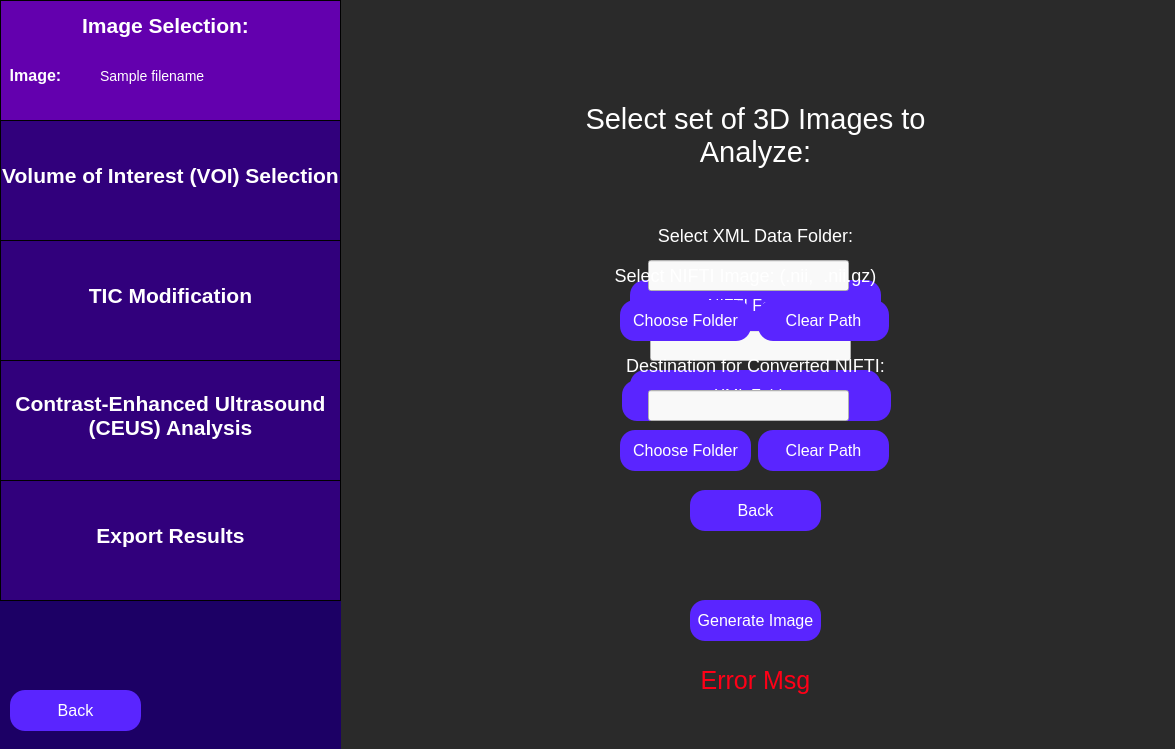
<?xml version="1.0" encoding="UTF-8"?>
<ui version="4.0">
 <class>selectImage</class>
 <widget class="QWidget" name="selectImage">
  <property name="geometry">
   <rect>
    <x>0</x>
    <y>0</y>
    <width>1175</width>
    <height>749</height>
   </rect>
  </property>
  <property name="windowTitle">
   <string>Select Ultrasound Image</string>
  </property>
  <property name="styleSheet">
   <string notr="true">QWidget {
	background: rgb(42, 42, 42);
}</string>
  </property>
  <widget class="QLabel" name="selectDataLabel">
   <property name="geometry">
    <rect>
     <x>540</x>
     <y>70</y>
     <width>431</width>
     <height>131</height>
    </rect>
   </property>
   <property name="styleSheet">
    <string notr="true">QLabel {
	font-size: 29px;
	color: rgb(255, 255, 255);
	background-color: rgba(255, 255, 255, 0);
}</string>
   </property>
   <property name="text">
    <string>Select set of 3D Images to Analyze:</string>
   </property>
   <property name="textFormat">
    <enum>Qt::AutoText</enum>
   </property>
   <property name="scaledContents">
    <bool>false</bool>
   </property>
   <property name="alignment">
    <set>Qt::AlignCenter</set>
   </property>
   <property name="wordWrap">
    <bool>true</bool>
   </property>
  </widget>
  <widget class="QPushButton" name="chooseNiftiImageFileButton">
   <property name="geometry">
    <rect>
     <x>622</x>
     <y>380</y>
     <width>131</width>
     <height>41</height>
    </rect>
   </property>
   <property name="styleSheet">
    <string notr="true">QPushButton {
	color: white;
	font-size: 16px;
	background: rgb(90, 37, 255);
	border-radius: 15px;
}</string>
   </property>
   <property name="text">
    <string>Choose File</string>
   </property>
  </widget>
  <widget class="QLineEdit" name="niftiImagePathInput">
   <property name="geometry">
    <rect>
     <x>650</x>
     <y>330</y>
     <width>201</width>
     <height>31</height>
    </rect>
   </property>
   <property name="styleSheet">
    <string notr="true">QLineEdit {
	background-color: rgb(249, 249, 249);
	color: black;
}</string>
   </property>
  </widget>
  <widget class="QPushButton" name="clearNiftiImageFileButton">
   <property name="geometry">
    <rect>
     <x>760</x>
     <y>380</y>
     <width>131</width>
     <height>41</height>
    </rect>
   </property>
   <property name="styleSheet">
    <string notr="true">QPushButton {
	color: white;
	font-size: 16px;
	background: rgb(90, 37, 255);
	border-radius: 15px;
}</string>
   </property>
   <property name="text">
    <string>Clear Path</string>
   </property>
  </widget>
  <widget class="QPushButton" name="generateImageButton">
   <property name="geometry">
    <rect>
     <x>690</x>
     <y>600</y>
     <width>131</width>
     <height>41</height>
    </rect>
   </property>
   <property name="styleSheet">
    <string notr="true">QPushButton {
	color: white;
	font-size: 16px;
	background: rgb(90, 37, 255);
	border-radius: 15px;
}</string>
   </property>
   <property name="text">
    <string>Generate Image</string>
   </property>
  </widget>
  <widget class="QLabel" name="selectImageErrorMsg">
   <property name="geometry">
    <rect>
     <x>700</x>
     <y>660</y>
     <width>111</width>
     <height>41</height>
    </rect>
   </property>
   <property name="styleSheet">
    <string notr="true">QLabel {
	color: rgb(255, 0, 23);
	font-size: 25px;
	background-color: rgba(255, 255, 255, 0);
}</string>
   </property>
   <property name="text">
    <string>Error Msg</string>
   </property>
   <property name="alignment">
    <set>Qt::AlignCenter</set>
   </property>
  </widget>
  <widget class="QPushButton" name="selectNiftiImageOptionButton">
   <property name="geometry">
    <rect>
     <x>630</x>
     <y>280</y>
     <width>251</width>
     <height>51</height>
    </rect>
   </property>
   <property name="toolTip">
    <string>&lt;html&gt;&lt;head/&gt;&lt;body&gt;&lt;p&gt;&lt;br/&gt;&lt;/p&gt;&lt;/body&gt;&lt;/html&gt;</string>
   </property>
   <property name="styleSheet">
    <string notr="true">QPushButton {
	color: white;
	font-size: 16px;
	background: rgb(90, 37, 255);
	border-radius: 15px;
}</string>
   </property>
   <property name="text">
    <string>NIFTI Format</string>
   </property>
  </widget>
  <widget class="QPushButton" name="selectXmlFolderImageOptionButton">
   <property name="geometry">
    <rect>
     <x>630</x>
     <y>370</y>
     <width>251</width>
     <height>51</height>
    </rect>
   </property>
   <property name="toolTip">
    <string>&lt;html&gt;&lt;head/&gt;&lt;body&gt;&lt;p&gt;&lt;br/&gt;&lt;/p&gt;&lt;/body&gt;&lt;/html&gt;</string>
   </property>
   <property name="styleSheet">
    <string notr="true">QPushButton {
	color: white;
	font-size: 16px;
	background: rgb(90, 37, 255);
	border-radius: 15px;
}</string>
   </property>
   <property name="text">
    <string>XML Folder</string>
   </property>
  </widget>
  <widget class="QLineEdit" name="xmlImagePathInput">
   <property name="geometry">
    <rect>
     <x>648</x>
     <y>260</y>
     <width>201</width>
     <height>31</height>
    </rect>
   </property>
   <property name="styleSheet">
    <string notr="true">QLineEdit {
	background-color: rgb(249, 249, 249);
	color: black;
}</string>
   </property>
  </widget>
  <widget class="QPushButton" name="clearXmlImageFolderButton">
   <property name="geometry">
    <rect>
     <x>758</x>
     <y>300</y>
     <width>131</width>
     <height>41</height>
    </rect>
   </property>
   <property name="styleSheet">
    <string notr="true">QPushButton {
	color: white;
	font-size: 16px;
	background: rgb(90, 37, 255);
	border-radius: 15px;
}</string>
   </property>
   <property name="text">
    <string>Clear Path</string>
   </property>
  </widget>
  <widget class="QPushButton" name="chooseXmlImageFolderButton">
   <property name="geometry">
    <rect>
     <x>620</x>
     <y>300</y>
     <width>131</width>
     <height>41</height>
    </rect>
   </property>
   <property name="styleSheet">
    <string notr="true">QPushButton {
	color: white;
	font-size: 16px;
	background: rgb(90, 37, 255);
	border-radius: 15px;
}</string>
   </property>
   <property name="text">
    <string>Choose Folder</string>
   </property>
  </widget>
  <widget class="QLineEdit" name="niftiImageDestinationPath">
   <property name="geometry">
    <rect>
     <x>648</x>
     <y>390</y>
     <width>201</width>
     <height>31</height>
    </rect>
   </property>
   <property name="styleSheet">
    <string notr="true">QLineEdit {
	background-color: rgb(249, 249, 249);
	color: black;
}</string>
   </property>
  </widget>
  <widget class="QPushButton" name="clearNiftiImageDestinationButton">
   <property name="geometry">
    <rect>
     <x>758</x>
     <y>430</y>
     <width>131</width>
     <height>41</height>
    </rect>
   </property>
   <property name="styleSheet">
    <string notr="true">QPushButton {
	color: white;
	font-size: 16px;
	background: rgb(90, 37, 255);
	border-radius: 15px;
}</string>
   </property>
   <property name="text">
    <string>Clear Path</string>
   </property>
  </widget>
  <widget class="QPushButton" name="niftiImageDestinationButton">
   <property name="geometry">
    <rect>
     <x>620</x>
     <y>430</y>
     <width>131</width>
     <height>41</height>
    </rect>
   </property>
   <property name="styleSheet">
    <string notr="true">QPushButton {
	color: white;
	font-size: 16px;
	background: rgb(90, 37, 255);
	border-radius: 15px;
}</string>
   </property>
   <property name="text">
    <string>Choose Folder</string>
   </property>
  </widget>
  <widget class="QLabel" name="selectNiftiImageLabel">
   <property name="geometry">
    <rect>
     <x>610</x>
     <y>250</y>
     <width>271</width>
     <height>51</height>
    </rect>
   </property>
   <property name="styleSheet">
    <string notr="true">QLabel {
	font-size: 18px;
	color: rgb(255, 255, 255);
	background-color: rgba(255, 255, 255, 0);
}</string>
   </property>
   <property name="text">
    <string>Select NIFTI Image: (.nii,  .nii.gz)</string>
   </property>
   <property name="alignment">
    <set>Qt::AlignCenter</set>
   </property>
   <property name="textInteractionFlags">
    <set>Qt::NoTextInteraction</set>
   </property>
  </widget>
  <widget class="QPushButton" name="imageBackButton">
   <property name="geometry">
    <rect>
     <x>690</x>
     <y>490</y>
     <width>131</width>
     <height>41</height>
    </rect>
   </property>
   <property name="styleSheet">
    <string notr="true">QPushButton {
	color: white;
	font-size: 16px;
	background: rgb(90, 37, 255);
	border-radius: 15px;
}</string>
   </property>
   <property name="text">
    <string>Back</string>
   </property>
  </widget>
  <widget class="QLabel" name="selectXmlFolderImageLabel">
   <property name="geometry">
    <rect>
     <x>620</x>
     <y>210</y>
     <width>271</width>
     <height>51</height>
    </rect>
   </property>
   <property name="styleSheet">
    <string notr="true">QLabel {
	font-size: 18px;
	color: rgb(255, 255, 255);
	background-color: rgba(255, 255, 255, 0);
}</string>
   </property>
   <property name="text">
    <string>Select XML Data Folder:</string>
   </property>
   <property name="alignment">
    <set>Qt::AlignCenter</set>
   </property>
   <property name="textInteractionFlags">
    <set>Qt::NoTextInteraction</set>
   </property>
  </widget>
  <widget class="QLabel" name="niftiDestinationImageLabel">
   <property name="geometry">
    <rect>
     <x>620</x>
     <y>340</y>
     <width>271</width>
     <height>51</height>
    </rect>
   </property>
   <property name="styleSheet">
    <string notr="true">QLabel {
	font-size: 18px;
	color: rgb(255, 255, 255);
	background-color: rgba(255, 255, 255, 0);
}</string>
   </property>
   <property name="text">
    <string>Destination for Converted NIFTI:</string>
   </property>
   <property name="alignment">
    <set>Qt::AlignCenter</set>
   </property>
   <property name="textInteractionFlags">
    <set>Qt::NoTextInteraction</set>
   </property>
  </widget>
  <widget class="QWidget" name="sidebar" native="true">
   <property name="geometry">
    <rect>
     <x>0</x>
     <y>0</y>
     <width>341</width>
     <height>751</height>
    </rect>
   </property>
   <property name="toolTip">
    <string>&lt;html&gt;&lt;head/&gt;&lt;body&gt;&lt;p&gt;&lt;br/&gt;&lt;/p&gt;&lt;/body&gt;&lt;/html&gt;</string>
   </property>
   <property name="styleSheet">
    <string notr="true">QWidget {
	background-color: rgb(28, 0, 101);
}</string>
   </property>
   <widget class="QFrame" name="imageSelectionSidebar">
    <property name="geometry">
     <rect>
      <x>0</x>
      <y>0</y>
      <width>341</width>
      <height>121</height>
     </rect>
    </property>
    <property name="styleSheet">
     <string notr="true">QFrame {
	background-color: rgb(99, 0, 174);
	border: 1px solid black;
}</string>
    </property>
    <property name="frameShape">
     <enum>QFrame::StyledPanel</enum>
    </property>
    <property name="frameShadow">
     <enum>QFrame::Raised</enum>
    </property>
    <widget class="QLabel" name="imageSelectionLabelSidebar">
     <property name="geometry">
      <rect>
       <x>70</x>
       <y>0</y>
       <width>191</width>
       <height>51</height>
      </rect>
     </property>
     <property name="styleSheet">
      <string notr="true">QLabel {
	font-size: 21px;
	color: rgb(255, 255, 255);
	background-color: rgba(255, 255, 255, 0);
	border: 0px;
	font-weight: bold;
}</string>
     </property>
     <property name="text">
      <string>Image Selection:</string>
     </property>
     <property name="alignment">
      <set>Qt::AlignCenter</set>
     </property>
    </widget>
    <widget class="QLabel" name="imageLabel">
     <property name="geometry">
      <rect>
       <x>-60</x>
       <y>50</y>
       <width>191</width>
       <height>51</height>
      </rect>
     </property>
     <property name="styleSheet">
      <string notr="true">QLabel {
	font-size: 16px;
	color: rgb(255, 255, 255);
	background-color: rgba(255, 255, 255, 0);
	border: 0px;
	font-weight: bold;
}</string>
     </property>
     <property name="text">
      <string>Image:</string>
     </property>
     <property name="alignment">
      <set>Qt::AlignCenter</set>
     </property>
    </widget>
    <widget class="QLabel" name="imageFilenameDisplay">
     <property name="geometry">
      <rect>
       <x>100</x>
       <y>50</y>
       <width>241</width>
       <height>51</height>
      </rect>
     </property>
     <property name="styleSheet">
      <string notr="true">QLabel {
	font-size: 14px;
	color: rgb(255, 255, 255);
	background-color: rgba(255, 255, 255, 0);
	border: 0px;
}</string>
     </property>
     <property name="text">
      <string>Sample filename </string>
     </property>
     <property name="alignment">
      <set>Qt::AlignLeading|Qt::AlignLeft|Qt::AlignVCenter</set>
     </property>
    </widget>
   </widget>
   <widget class="QFrame" name="roiSidebar">
    <property name="geometry">
     <rect>
      <x>0</x>
      <y>120</y>
      <width>341</width>
      <height>121</height>
     </rect>
    </property>
    <property name="styleSheet">
     <string notr="true">QFrame {
	background-color: rgb(49, 0, 124);
	border: 1px solid black;
}</string>
    </property>
    <property name="frameShape">
     <enum>QFrame::StyledPanel</enum>
    </property>
    <property name="frameShadow">
     <enum>QFrame::Raised</enum>
    </property>
    <widget class="QLabel" name="roiSidebarLabel">
     <property name="geometry">
      <rect>
       <x>0</x>
       <y>30</y>
       <width>341</width>
       <height>51</height>
      </rect>
     </property>
     <property name="styleSheet">
      <string notr="true">QLabel {
	font-size: 21px;
	color: rgb(255, 255, 255);
	background-color: rgba(255, 255, 255, 0);
	border: 0px;
	font-weight: bold;
}</string>
     </property>
     <property name="text">
      <string>Volume of Interest (VOI) Selection</string>
     </property>
     <property name="alignment">
      <set>Qt::AlignCenter</set>
     </property>
    </widget>
   </widget>
   <widget class="QFrame" name="rfAnalysisSidebar">
    <property name="geometry">
     <rect>
      <x>0</x>
      <y>480</y>
      <width>341</width>
      <height>121</height>
     </rect>
    </property>
    <property name="styleSheet">
     <string notr="true">QFrame {
	background-color:  rgb(49, 0, 124);
	border: 1px solid black;
}</string>
    </property>
    <property name="frameShape">
     <enum>QFrame::StyledPanel</enum>
    </property>
    <property name="frameShadow">
     <enum>QFrame::Raised</enum>
    </property>
    <widget class="QLabel" name="rfAnalysisLabel">
     <property name="geometry">
      <rect>
       <x>0</x>
       <y>30</y>
       <width>341</width>
       <height>51</height>
      </rect>
     </property>
     <property name="styleSheet">
      <string notr="true">QLabel {
	font-size: 21px;
	color: rgb(255, 255, 255);
	background-color: rgba(255, 255, 255, 0);
	border: 0px;
	font-weight: bold;
}</string>
     </property>
     <property name="text">
      <string>Export Results</string>
     </property>
     <property name="alignment">
      <set>Qt::AlignCenter</set>
     </property>
    </widget>
   </widget>
   <widget class="QFrame" name="ticAnalysisSidebar">
    <property name="geometry">
     <rect>
      <x>0</x>
      <y>360</y>
      <width>341</width>
      <height>121</height>
     </rect>
    </property>
    <property name="styleSheet">
     <string notr="true">QFrame {
	background-color:  rgb(49, 0, 124);
	border: 1px solid black;
}</string>
    </property>
    <property name="frameShape">
     <enum>QFrame::StyledPanel</enum>
    </property>
    <property name="frameShadow">
     <enum>QFrame::Raised</enum>
    </property>
    <widget class="QLabel" name="ticAnalysisLabel">
     <property name="geometry">
      <rect>
       <x>0</x>
       <y>30</y>
       <width>341</width>
       <height>51</height>
      </rect>
     </property>
     <property name="styleSheet">
      <string notr="true">QLabel {
	font-size: 21px;
	color: rgb(255, 255, 255);
	background-color: rgba(255, 255, 255, 0);
	border: 0px;
	font-weight: bold;
}</string>
     </property>
     <property name="text">
      <string>Contrast-Enhanced Ultrasound
(CEUS) Analysis</string>
     </property>
     <property name="alignment">
      <set>Qt::AlignCenter</set>
     </property>
    </widget>
   </widget>
  </widget>
  <widget class="QFrame" name="analysisParamsSidebar">
   <property name="geometry">
    <rect>
     <x>0</x>
     <y>240</y>
     <width>341</width>
     <height>121</height>
    </rect>
   </property>
   <property name="styleSheet">
    <string notr="true">QFrame {
	background-color: rgb(49, 0, 124);
	border: 1px solid black;
}</string>
   </property>
   <property name="frameShape">
    <enum>QFrame::StyledPanel</enum>
   </property>
   <property name="frameShadow">
    <enum>QFrame::Raised</enum>
   </property>
   <widget class="QLabel" name="analysisParamsLabel">
    <property name="geometry">
     <rect>
      <x>0</x>
      <y>30</y>
      <width>341</width>
      <height>51</height>
     </rect>
    </property>
    <property name="styleSheet">
     <string notr="true">QLabel {
	font-size: 21px;
	color: rgb(255, 255, 255);
	background-color: rgba(255, 255, 255, 0);
	border: 0px;
	font-weight:bold;
}</string>
    </property>
    <property name="text">
     <string>TIC Modification</string>
    </property>
    <property name="alignment">
     <set>Qt::AlignCenter</set>
    </property>
   </widget>
  </widget>
  <widget class="QPushButton" name="backButton">
   <property name="geometry">
    <rect>
     <x>10</x>
     <y>690</y>
     <width>131</width>
     <height>41</height>
    </rect>
   </property>
   <property name="styleSheet">
    <string notr="true">QPushButton {
	color: white;
	font-size: 16px;
	background: rgb(90, 37, 255);
	border-radius: 15px;
}</string>
   </property>
   <property name="text">
    <string>Back</string>
   </property>
  </widget>
 </widget>
 <resources/>
 <connections/>
</ui>
